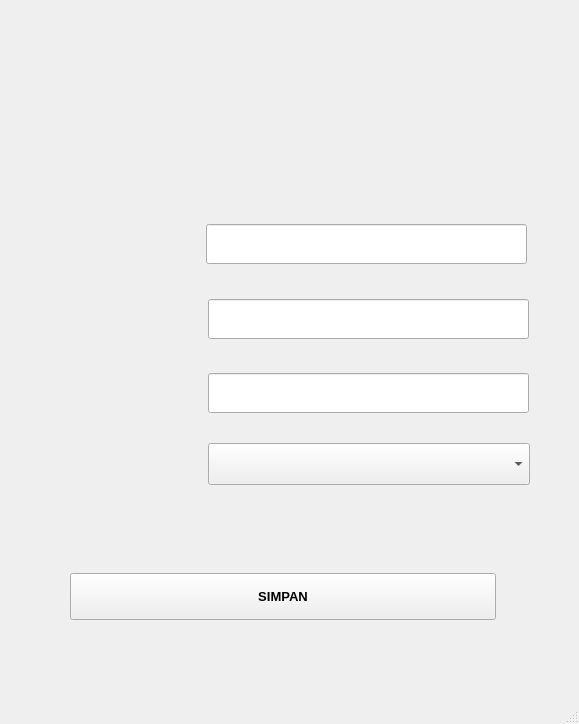
<?xml version="1.0" encoding="UTF-8"?>
<ui version="4.0">
 <class>MainWindow</class>
 <widget class="QMainWindow" name="MainWindow">
  <property name="geometry">
   <rect>
    <x>0</x>
    <y>0</y>
    <width>579</width>
    <height>724</height>
   </rect>
  </property>
  <property name="windowTitle">
   <string>MainWindow</string>
  </property>
  <widget class="QWidget" name="centralwidget">
   <widget class="QLabel" name="label">
    <property name="geometry">
     <rect>
      <x>0</x>
      <y>-3</y>
      <width>580</width>
      <height>675</height>
     </rect>
    </property>
    <property name="text">
     <string/>
    </property>
    <property name="pixmap">
     <pixmap>../resourse png/Registrasi.png</pixmap>
    </property>
    <property name="scaledContents">
     <bool>true</bool>
    </property>
   </widget>
   <widget class="QLineEdit" name="lineEdit_id">
    <property name="geometry">
     <rect>
      <x>206</x>
      <y>224</y>
      <width>321</width>
      <height>40</height>
     </rect>
    </property>
    <property name="font">
     <font>
      <pointsize>9</pointsize>
      <weight>75</weight>
      <bold>true</bold>
     </font>
    </property>
   </widget>
   <widget class="QLineEdit" name="lineEdit_username">
    <property name="geometry">
     <rect>
      <x>208</x>
      <y>299</y>
      <width>321</width>
      <height>40</height>
     </rect>
    </property>
    <property name="font">
     <font>
      <pointsize>9</pointsize>
      <weight>75</weight>
      <bold>true</bold>
     </font>
    </property>
   </widget>
   <widget class="QLineEdit" name="lineEdit_password">
    <property name="geometry">
     <rect>
      <x>208</x>
      <y>373</y>
      <width>321</width>
      <height>40</height>
     </rect>
    </property>
    <property name="font">
     <font>
      <pointsize>9</pointsize>
      <weight>75</weight>
      <bold>true</bold>
     </font>
    </property>
   </widget>
   <widget class="QPushButton" name="pushButton">
    <property name="geometry">
     <rect>
      <x>70</x>
      <y>573</y>
      <width>426</width>
      <height>47</height>
     </rect>
    </property>
    <property name="font">
     <font>
      <pointsize>10</pointsize>
      <weight>75</weight>
      <bold>true</bold>
     </font>
    </property>
    <property name="text">
     <string>SIMPAN</string>
    </property>
   </widget>
   <widget class="QComboBox" name="comboBox">
    <property name="geometry">
     <rect>
      <x>208</x>
      <y>443</y>
      <width>322</width>
      <height>42</height>
     </rect>
    </property>
    <property name="font">
     <font>
      <pointsize>9</pointsize>
      <weight>75</weight>
      <bold>true</bold>
     </font>
    </property>
   </widget>
  </widget>
  <widget class="QMenuBar" name="menubar">
   <property name="geometry">
    <rect>
     <x>0</x>
     <y>0</y>
     <width>579</width>
     <height>26</height>
    </rect>
   </property>
  </widget>
  <widget class="QStatusBar" name="statusbar"/>
 </widget>
 <resources/>
 <connections/>
</ui>
